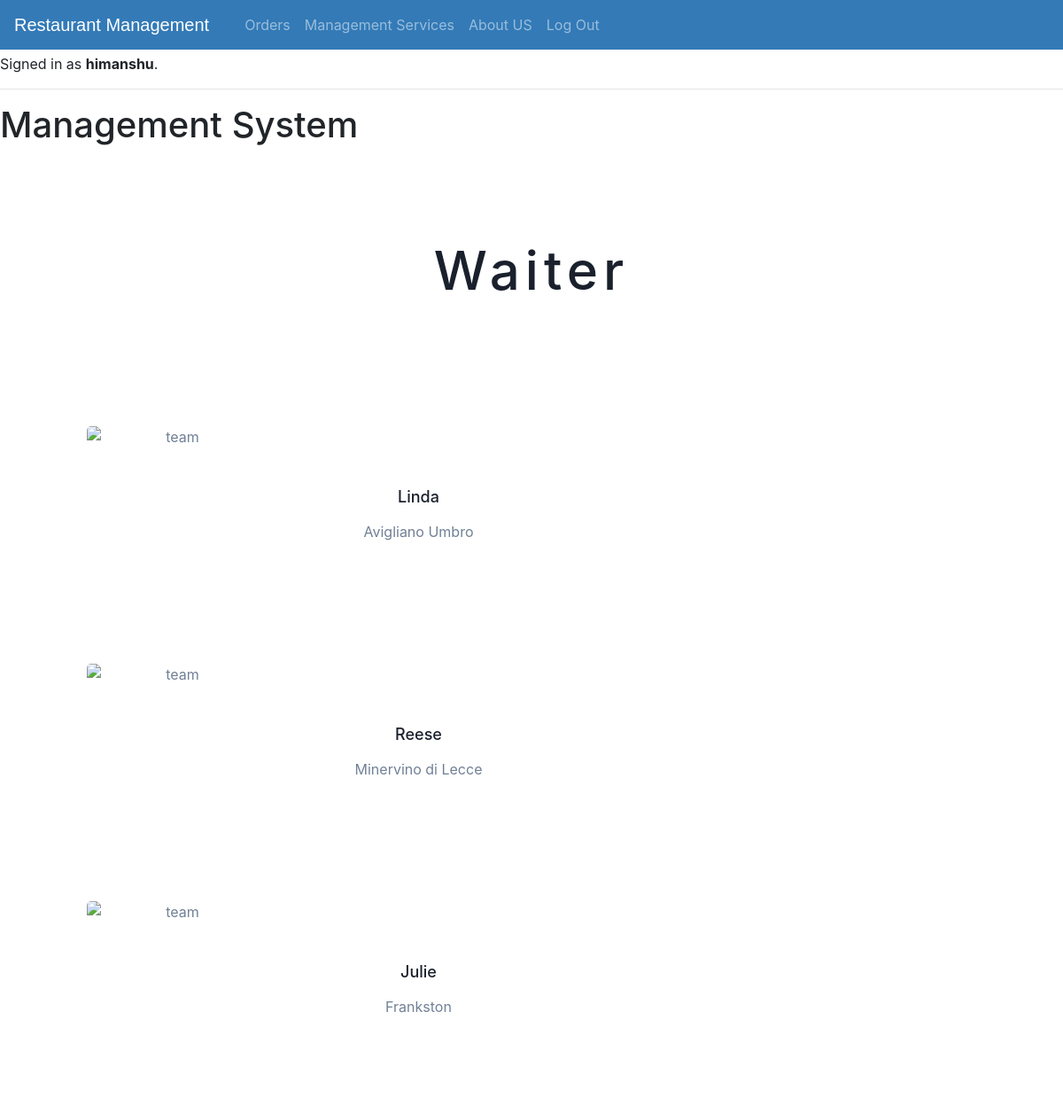
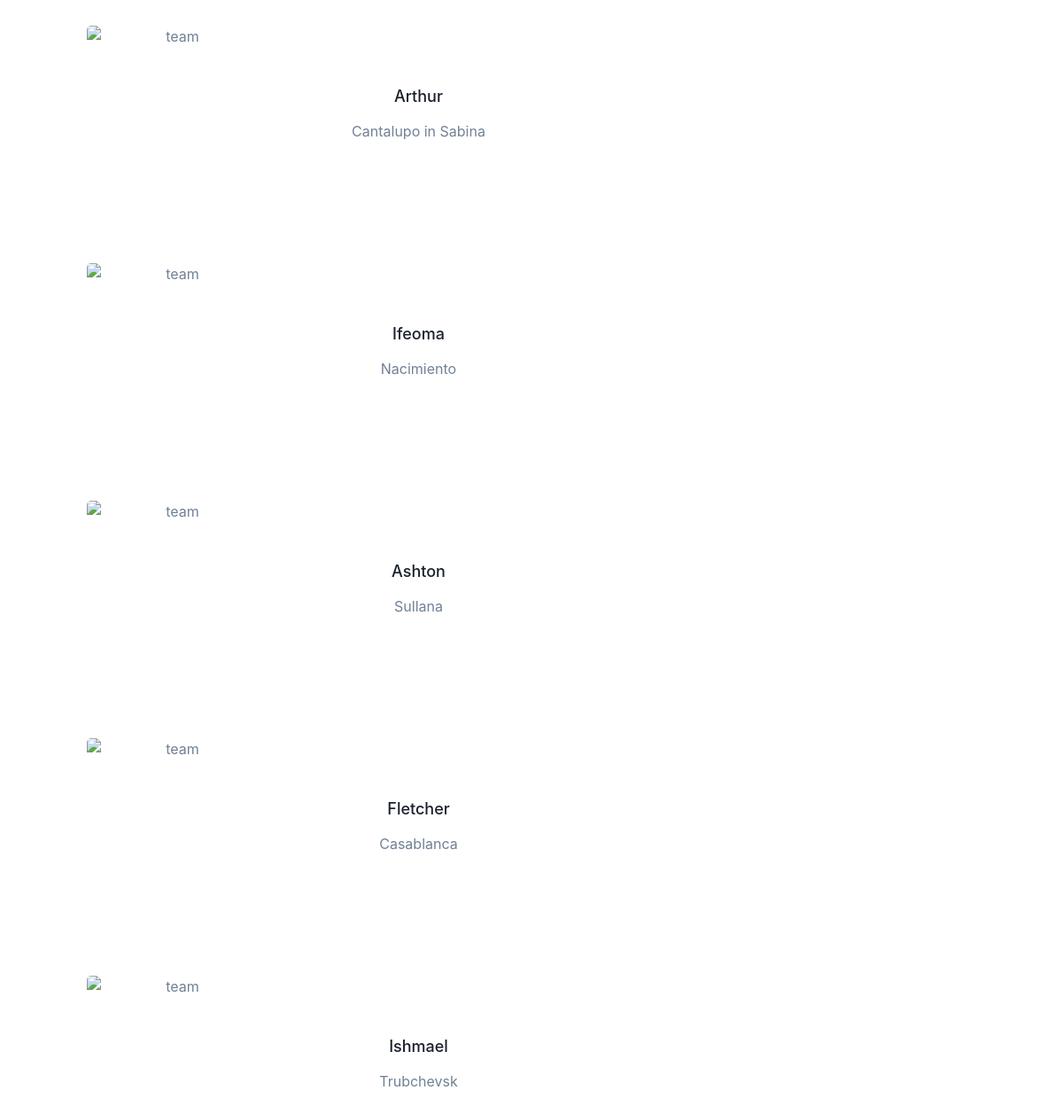
/Dashboard_Staff/ManagementServices/team?data=Waiter (signed in), run on the app's committed database (2 pictures, top to bottom).
### Management/models.py (models this page shows, shortened)
class Staff(AbstractBaseUser, PermissionsMixin):
    id = models.CharField(max_length=50,primary_key = True)
    email = models.EmailField(_('email address'), unique=True)
    user_name = models.CharField(max_length=150, unique=True)
    first_name = models.CharField(max_length=150, blank=True)
    start_date = models.CharField(max_length=150, blank=True,null=True)
    dob = models.CharField(max_length=150, blank=True,null=True)
    CATEGORY = [
    ['Manager', 'Manager'],
    ['Cook', 'Cook'],
    ['Waiter', 'Waiter'],
    ['DeliveryBoy', 'DeliveryBoy'],
    ]
    salary = models.IntegerField(null= True)
    designation = models.CharField(max_length = 50,choices = CATEGORY)
    building_no = models.CharField(null= True,max_length=50)
    street_name = models.CharField(max_length=50,null= True)
    city = models.CharField(max_length=50,null= True)
    zipcode = models.IntegerField(null= True)
    is_staff = models.BooleanField(default=True)
    is_active = models.BooleanField(default=True)
    objects = CustomAccountManager()
    USERNAME_FIELD = 'email'
    REQUIRED_FIELDS = ['user_name', 'first_name']
    def address(self):
        return f"{self.building_no  +  self.street_name + self.city }"

### Management/views.py (the view)
# urls.py: path("Dashboard_Staff/ManagementServices/team",views.team,name="team"),
def team(request):
    data = request.GET.get('data')
    staff_mem = Staff.objects.filter(designation=data)
    phonenumber = []
    for s in staff_mem:
        phonenumber.append(Staff_phoneNo.objects.filter(staff = s.id).first())
    return render(request,"Management/team.html",{"data":data,"staff_mem":staff_mem,"phonenumber":phonenumber,})

### Management/templates/Management/team.html (shortened to what this page needs)
{% extends "Management/layout.html" %}
{% load static %}
{% load textra %}
{% block body%}
<h1> Management System </h1>
{% if user.designation == "Manager"%}
<section class="text-gray-600 body-font">
    <div class="container px-5 py-24 mx-auto">
      <div class="flex flex-col text-center w-full mb-20">
        <h1 class="text-2xl font-medium title-font mb-4 text-gray-900 tracking-widest" style = "text-transform:capitalize; font-size:60px" id="hd">{{data}}</h1>
      </div>
      {% for i in staff_mem %}
      <div class="flex flex-wrap -m-1">
        <div class="p-4 lg:w-1/2">
          <div class="h-full flex sm:flex-row flex-col items-center sm:justify-start justify-center text-center sm:text-left">
            <div class="cont">
            <div class="image"> <img alt="team" class="flex-shrink-0 rounded-lg w-48 h-48 object-cover object-center sm:mb-0 mb-4" style="height:200px; width:200px" src= "" >
            </div>
          </div>
            <div class="flex-grow sm:pl-8">
              <h2 class="title-font font-medium text-lg text-gray-900" style = "text-transform:capitalize;">{{i.first_name}}</h2>
              <p class="mb-4">{{i.city}}</p>
            </div>
          </div>
        </div>
      </div>
      {% endfor %}
    </div>
  </section>
  {% endif %}
  {% endblock %}

### Management/templates/Management/layout.html (shortened to what this page needs)
{% load static %}
<!DOCTYPE html>
<html lang="en">
    <head>
        <link href="https://unpkg.com/tailwindcss@^1.0/dist/tailwind.min.css" rel="stylesheet">
        <link rel="stylesheet" href="https://stackpath.bootstrapcdn.com/bootstrap/4.4.1/css/bootstrap.min.css">
  <link rel="stylesheet" href="https://maxcdn.bootstrapcdn.com/font-awesome/4.7.0/css/font-awesome.min.css">
    </head>
    <body>
        <div style="margin-top: 60px;">
            {% if user.is_authenticated %}
                Signed in as <strong>{{ user.user_name }}</strong>.
            {% else %}
                Not signed in.
            {% endif %}
        </div>
        <ul class="nav">
            {% if user.is_authenticated %}
            <div class="bs-example">
                <nav class="navbar navbar-expand-md navbar-dark fixed-top" style="background:#337AB7;">
                  <a href="{% url 'Dashboard_Staff' %}" class="navbar-brand">Restaurant Management</a>
                  <div class="collapse navbar-collapse justify-content-between" id="navbarCollapse">
                    <div class="navbar-nav">
                <li class="nav-item">
                <a class="nav-item nav-link" href="{% url 'Dashboard_Staff' %}"></a>
            </li>
            <li class="nav-item">
                <a class="nav-item nav-link" href="{% url 'order' %}" > Orders</a>
            </li>
            <li class="nav-item">
                <a class="nav-item nav-link" href="{% url 'MS' %}"> Management Services</a>
            </li>
            <div class="navbar-nav">
            <a class="nav-item nav-link" href="{% url 'AboutUs' %}"> About US</a>
            <li class="nav-item">
                <a class="nav-item nav-link" href="{% url 'logout' %}">Log Out</a>
            </li>
        </div>
        </div>
    </nav>
  </div>
            {% endif %}
        </ul>
        <hr>
        {% block body %}
        {% endblock %}
    </body>
</html>

### Management/templates/Management/layout.html (style rules this page uses)
.bs-example { margin: 0px; }
.navbar-brand { font-size: 20px; font-family: sans-serif; }

### Management/templates/Management/team.html (style rules this page uses)
.cont { position: relative; width: 50%; }
.image { opacity: 1; display: block; width: 100%; height: auto; transition: .5s ease; backface-visibility: hidden; }

### data on the page
Staff: user_name "himanshu"
Staff: first_name "Linda", city "Avigliano Umbro"
Staff: first_name "Reese", city "Minervino di Lecce"
Staff: first_name "Julie", city "Frankston"
Staff: first_name "Arthur", city "Cantalupo in Sabina"
Staff: first_name "Ifeoma", city "Nacimiento"
Staff: first_name "Ashton", city "Sullana"
Staff: first_name "Fletcher", city "Casablanca"
Staff: first_name "Ishmael", city "Trubchevsk"

### other printed values
{{ data }} "Waiter"
